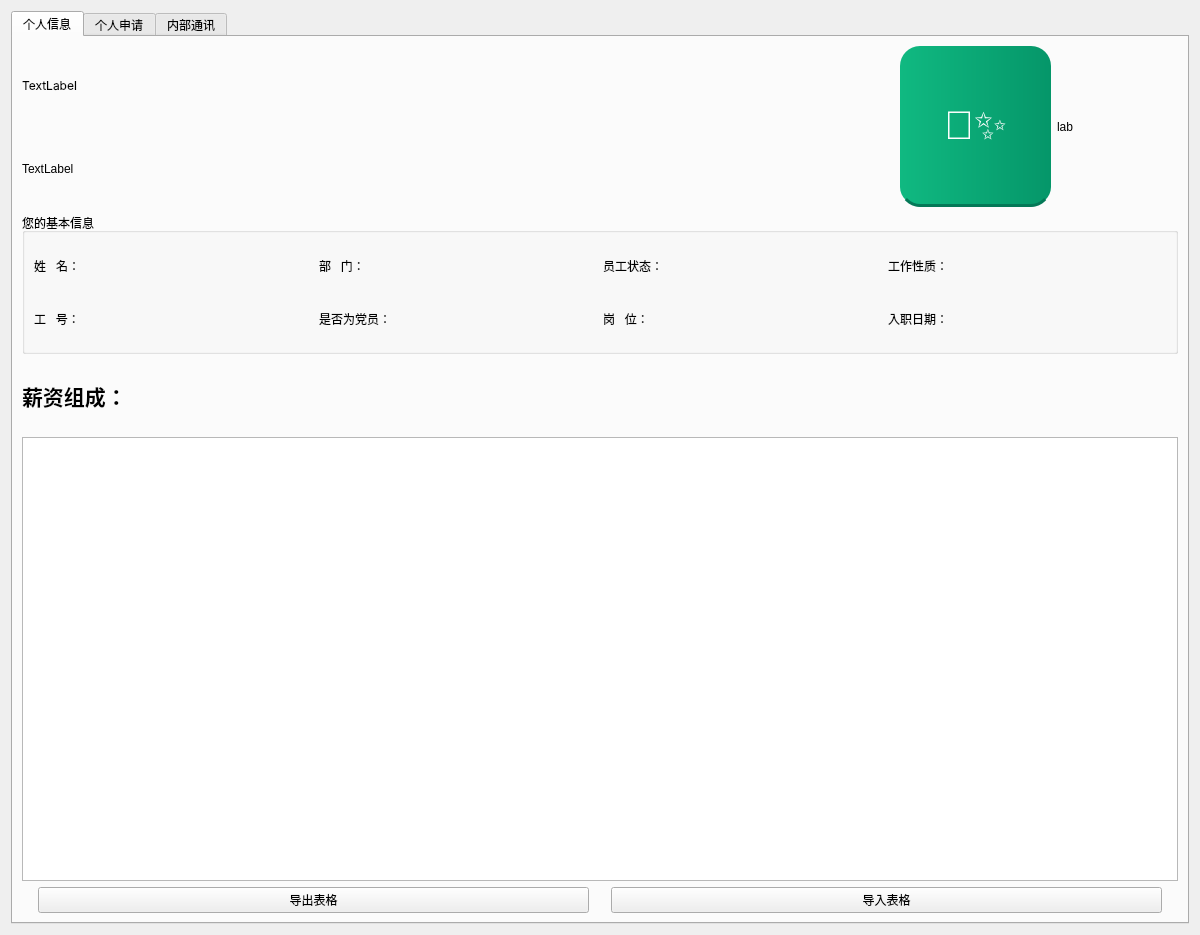
<?xml version="1.0" encoding="UTF-8"?>
<ui version="4.0">
 <class>HomePage</class>
 <widget class="QWidget" name="HomePage">
  <property name="windowModality">
   <enum>Qt::WindowModality::WindowModal</enum>
  </property>
  <property name="geometry">
   <rect>
    <x>0</x>
    <y>0</y>
    <width>1200</width>
    <height>935</height>
   </rect>
  </property>
  <property name="windowTitle">
   <string>个人中心</string>
  </property>
  <property name="styleSheet">
   <string notr="true"/>
  </property>
  <layout class="QGridLayout" name="gridLayout_6">
   <item row="0" column="0">
    <widget class="QTabWidget" name="tabWidget">
     <property name="minimumSize">
      <size>
       <width>1178</width>
       <height>913</height>
      </size>
     </property>
     <property name="styleSheet">
      <string notr="true"/>
     </property>
     <property name="currentIndex">
      <number>0</number>
     </property>
     <widget class="QWidget" name="tab">
      <attribute name="title">
       <string>个人信息</string>
      </attribute>
      <layout class="QGridLayout" name="gridLayout_2">
       <item row="0" column="0">
        <layout class="QVBoxLayout" name="verticalLayout_3">
         <item>
          <widget class="QLabel" name="labTime">
           <property name="minimumSize">
            <size>
             <width>0</width>
             <height>66</height>
            </size>
           </property>
           <property name="font">
            <font>
             <family>Inter</family>
             <fontweight>DemiBold</fontweight>
            </font>
           </property>
           <property name="text">
            <string>TextLabel</string>
           </property>
           <property name="alignment">
            <set>Qt::AlignmentFlag::AlignLeading|Qt::AlignmentFlag::AlignLeft|Qt::AlignmentFlag::AlignVCenter</set>
           </property>
          </widget>
         </item>
         <item>
          <widget class="QLabel" name="labWelcome">
           <property name="minimumSize">
            <size>
             <width>0</width>
             <height>66</height>
            </size>
           </property>
           <property name="text">
            <string>TextLabel</string>
           </property>
          </widget>
         </item>
        </layout>
       </item>
       <item row="0" column="1">
        <widget class="QPushButton" name="btnAiAssistant">
         <property name="minimumSize">
          <size>
           <width>151</width>
           <height>161</height>
          </size>
         </property>
         <property name="maximumSize">
          <size>
           <width>151</width>
           <height>161</height>
          </size>
         </property>
         <property name="font">
          <font>
           <pointsize>-1</pointsize>
           <bold>true</bold>
          </font>
         </property>
         <property name="styleSheet">
          <string notr="true">QPushButton {
    background-color: qlineargradient(spread:pad, x1:0, y1:0, x2:1, y2:0, stop:0 #10B981, stop:1 #059669); /* 渐变薄荷绿 */
    color: white;
    border: none;
    border-radius: 20px; /* 大圆角看起来更现代 */
    padding: 10px 20px;
    font-size: 40px;
    font-weight: bold;
    /* Qt 里模拟一点阴影感 */
    border-bottom: 3px solid #047857; 
}
QPushButton:hover {
    background-color: #059669;
    border-bottom: 3px solid #064E3B;
}
QPushButton:pressed {
    background-color: #047857;
    border-bottom: 1px solid #047857;
    margin-top: 2px; /* 按下时有下压反馈 */
}</string>
         </property>
         <property name="text">
          <string>🤖✨</string>
         </property>
         <property name="iconSize">
          <size>
           <width>70</width>
           <height>70</height>
          </size>
         </property>
        </widget>
       </item>
       <item row="0" column="2">
        <widget class="QLabel" name="staffImage">
         <property name="maximumSize">
          <size>
           <width>121</width>
           <height>141</height>
          </size>
         </property>
         <property name="text">
          <string>lab</string>
         </property>
         <property name="scaledContents">
          <bool>true</bool>
         </property>
        </widget>
       </item>
       <item row="1" column="0" colspan="3">
        <widget class="QGroupBox" name="groupBox">
         <property name="minimumSize">
          <size>
           <width>1109</width>
           <height>141</height>
          </size>
         </property>
         <property name="styleSheet">
          <string notr="true"/>
         </property>
         <property name="title">
          <string>您的基本信息</string>
         </property>
         <layout class="QGridLayout" name="gridLayout">
          <item row="0" column="0">
           <widget class="QLabel" name="labelName">
            <property name="font">
             <font>
              <family>Inter</family>
              <fontweight>DemiBold</fontweight>
             </font>
            </property>
            <property name="styleSheet">
             <string notr="true"/>
            </property>
            <property name="frameShadow">
             <enum>QFrame::Shadow::Raised</enum>
            </property>
            <property name="text">
             <string>姓   名：</string>
            </property>
            <property name="textFormat">
             <enum>Qt::TextFormat::AutoText</enum>
            </property>
           </widget>
          </item>
          <item row="0" column="2">
           <widget class="QLabel" name="labelEmployeeStatus">
            <property name="styleSheet">
             <string notr="true"/>
            </property>
            <property name="text">
             <string>员工状态：</string>
            </property>
           </widget>
          </item>
          <item row="0" column="3">
           <widget class="QLabel" name="labelWorkNature">
            <property name="styleSheet">
             <string notr="true"/>
            </property>
            <property name="text">
             <string>工作性质：</string>
            </property>
           </widget>
          </item>
          <item row="1" column="2">
           <widget class="QLabel" name="labelPosition">
            <property name="styleSheet">
             <string notr="true"/>
            </property>
            <property name="text">
             <string>岗   位：</string>
            </property>
           </widget>
          </item>
          <item row="1" column="3">
           <widget class="QLabel" name="labelJoinDate">
            <property name="font">
             <font>
              <family>Inter</family>
              <fontweight>DemiBold</fontweight>
             </font>
            </property>
            <property name="styleSheet">
             <string notr="true"/>
            </property>
            <property name="text">
             <string>入职日期：</string>
            </property>
           </widget>
          </item>
          <item row="0" column="1">
           <widget class="QLabel" name="labelDepartment">
            <property name="styleSheet">
             <string notr="true"/>
            </property>
            <property name="text">
             <string>部   门：</string>
            </property>
           </widget>
          </item>
          <item row="1" column="0">
           <widget class="QLabel" name="labelEmployeeID">
            <property name="styleSheet">
             <string notr="true"/>
            </property>
            <property name="text">
             <string>工   号：</string>
            </property>
           </widget>
          </item>
          <item row="1" column="1">
           <widget class="QLabel" name="labelIsPartyMember">
            <property name="styleSheet">
             <string notr="true"/>
            </property>
            <property name="text">
             <string>是否为党员：</string>
            </property>
           </widget>
          </item>
         </layout>
        </widget>
       </item>
       <item row="2" column="0" colspan="3">
        <layout class="QVBoxLayout" name="verticalLayout">
         <item>
          <widget class="QLabel" name="label">
           <property name="minimumSize">
            <size>
             <width>931</width>
             <height>71</height>
            </size>
           </property>
           <property name="maximumSize">
            <size>
             <width>931</width>
             <height>71</height>
            </size>
           </property>
           <property name="font">
            <font>
             <family>爱奇艺黑体</family>
             <pointsize>16</pointsize>
             <italic>false</italic>
             <bold>true</bold>
            </font>
           </property>
           <property name="styleSheet">
            <string notr="true">font: 700 16pt &quot;爱奇艺黑体&quot;;</string>
           </property>
           <property name="text">
            <string>薪资组成：</string>
           </property>
          </widget>
         </item>
         <item>
          <widget class="QTableView" name="tableView">
           <property name="maximumSize">
            <size>
             <width>16777215</width>
             <height>312313</height>
            </size>
           </property>
          </widget>
         </item>
        </layout>
       </item>
       <item row="3" column="0" colspan="3">
        <layout class="QHBoxLayout" name="horizontalLayout">
         <item>
          <widget class="QPushButton" name="btnToExcel">
           <property name="maximumSize">
            <size>
             <width>551</width>
             <height>39</height>
            </size>
           </property>
           <property name="styleSheet">
            <string notr="true"/>
           </property>
           <property name="text">
            <string>导出表格</string>
           </property>
          </widget>
         </item>
         <item>
          <widget class="QPushButton" name="btnFromExcel">
           <property name="maximumSize">
            <size>
             <width>551</width>
             <height>39</height>
            </size>
           </property>
           <property name="styleSheet">
            <string notr="true"/>
           </property>
           <property name="text">
            <string>导入表格</string>
           </property>
          </widget>
         </item>
        </layout>
       </item>
      </layout>
     </widget>
     <widget class="QWidget" name="tab_2">
      <attribute name="title">
       <string>个人申请</string>
      </attribute>
      <layout class="QVBoxLayout" name="verticalLayout_2">
       <item>
        <widget class="QGroupBox" name="groupBoxFinancial">
         <property name="styleSheet">
          <string notr="true">/* ------------------- 2. 结构与悬浮感：现代主义的进化 (Modernist Structure) ------------------- */
QGroupBox {
    /* 卡片使用纯白，与基底形成微妙的对比，营造悬浮感。*/
    background-color: #FFFFFF;
    /* 彻底抛弃边框，我们用现代的阴影效果来定义边界，更轻盈、更高级。*/
    border: none;
    border-radius: 8px;
    /* 这行是魔法：给卡片一个柔和的、几乎看不见的阴影。 */
    box-shadow: 0 1px 3px rgba(0, 0, 0, 0.1), 0 1px 2px rgba(0, 0, 0, 0.06);
    margin-top: 15px;
    padding: 20px; /* 为内容提供充足的呼吸空间 */
}
QGroupBox::title {
    subcontrol-origin: margin;
    subcontrol-position: top left;
    padding: 0 10px;
    margin-left: 10px;
    color: #374151;
    font-size: 16px;
    font-weight: 600; /* 使用字重600，比bold柔和，比normal挺拔 */
}
</string>
         </property>
         <property name="title">
          <string>财务申报</string>
         </property>
         <layout class="QGridLayout" name="gridLayout_4">
          <item row="0" column="0">
           <widget class="QLabel" name="labName">
            <property name="styleSheet">
             <string notr="true"/>
            </property>
            <property name="text">
             <string>申  报  人</string>
            </property>
           </widget>
          </item>
          <item row="0" column="1">
           <widget class="QLineEdit" name="lineEditName">
            <property name="styleSheet">
             <string notr="true"/>
            </property>
           </widget>
          </item>
          <item row="0" column="2" rowspan="2">
           <layout class="QVBoxLayout" name="verticalLayout_7">
            <item>
             <widget class="QToolButton" name="tbtnFinancial">
              <property name="minimumSize">
               <size>
                <width>211</width>
                <height>51</height>
               </size>
              </property>
              <property name="contextMenuPolicy">
               <enum>Qt::ContextMenuPolicy::DefaultContextMenu</enum>
              </property>
              <property name="layoutDirection">
               <enum>Qt::LayoutDirection::LeftToRight</enum>
              </property>
              <property name="text">
               <string>提交</string>
              </property>
              <property name="popupMode">
               <enum>QToolButton::ToolButtonPopupMode::DelayedPopup</enum>
              </property>
              <property name="toolButtonStyle">
               <enum>Qt::ToolButtonStyle::ToolButtonTextBesideIcon</enum>
              </property>
             </widget>
            </item>
            <item>
             <widget class="QLabel" name="labelFinancialNum">
              <property name="styleSheet">
               <string notr="true">QLabel {
    background-color: transparent; /* 透明背景 */
    color: #333333; /* 深灰色文字 */
    font-family: Arial, sans-serif;
    font-size: 14px;
    border: none; /* 无边框 */
    padding: 0; /* 无内边距 */
    margin: 0; /* 无外边距 */
}</string>
              </property>
              <property name="text">
               <string>我的申报次数：</string>
              </property>
             </widget>
            </item>
            <item>
             <widget class="QLabel" name="labFinancialPassNum">
              <property name="styleSheet">
               <string notr="true">QLabel {
    background-color: transparent; /* 透明背景 */
    color: #333333; /* 深灰色文字 */
    font-family: Arial, sans-serif;
    font-size: 14px;
    border: none; /* 无边框 */
    padding: 0; /* 无内边距 */
    margin: 0; /* 无外边距 */
}</string>
              </property>
              <property name="text">
               <string>通过次数：</string>
              </property>
             </widget>
            </item>
           </layout>
          </item>
          <item row="1" column="0">
           <widget class="QLabel" name="labContent">
            <property name="styleSheet">
             <string notr="true"/>
            </property>
            <property name="text">
             <string>申报内容</string>
            </property>
           </widget>
          </item>
          <item row="1" column="1">
           <widget class="QTextEdit" name="textEdit">
            <property name="styleSheet">
             <string notr="true"/>
            </property>
           </widget>
          </item>
         </layout>
        </widget>
       </item>
       <item>
        <widget class="QGroupBox" name="groupBoxVacation">
         <property name="styleSheet">
          <string notr="true">/* ------------------- 2. 结构与悬浮感：现代主义的进化 (Modernist Structure) ------------------- */
QGroupBox {
    /* 卡片使用纯白，与基底形成微妙的对比，营造悬浮感。*/
    background-color: #FFFFFF;
    /* 彻底抛弃边框，我们用现代的阴影效果来定义边界，更轻盈、更高级。*/
    border: none;
    border-radius: 8px;
    /* 这行是魔法：给卡片一个柔和的、几乎看不见的阴影。 */
    box-shadow: 0 1px 3px rgba(0, 0, 0, 0.1), 0 1px 2px rgba(0, 0, 0, 0.06);
    margin-top: 15px;
    padding: 20px; /* 为内容提供充足的呼吸空间 */
}
QGroupBox::title {
    subcontrol-origin: margin;
    subcontrol-position: top left;
    padding: 0 10px;
    margin-left: 10px;
    color: #374151;
    font-size: 16px;
    font-weight: 600; /* 使用字重600，比bold柔和，比normal挺拔 */
}
</string>
         </property>
         <property name="title">
          <string>休假申报</string>
         </property>
         <layout class="QGridLayout" name="gridLayout_3">
          <item row="0" column="0">
           <widget class="QLabel" name="labName_2">
            <property name="styleSheet">
             <string notr="true"/>
            </property>
            <property name="text">
             <string>申  报  人</string>
            </property>
           </widget>
          </item>
          <item row="0" column="1">
           <widget class="QLineEdit" name="lineEditName_2">
            <property name="styleSheet">
             <string notr="true"/>
            </property>
           </widget>
          </item>
          <item row="0" column="2" rowspan="2">
           <layout class="QVBoxLayout" name="verticalLayout_6">
            <item>
             <widget class="QToolButton" name="tbtnVacation">
              <property name="minimumSize">
               <size>
                <width>211</width>
                <height>51</height>
               </size>
              </property>
              <property name="layoutDirection">
               <enum>Qt::LayoutDirection::LeftToRight</enum>
              </property>
              <property name="styleSheet">
               <string notr="true">/* PushButton 样式 */
QPushButton {
    background-color: #d8cbf0;
    color: #5a4a7a;
    border: 1px solid #9c7fd0;
    border-radius: 4px;
    padding: 5px 12px;
    font-weight: 500;
}

QPushButton:hover {
    background-color: #e0d4f8;
    border-color: #8c6dc9;
}

QPushButton:pressed {
    background-color: #c9b8eb;
}

QPushButton:disabled {
    background-color: #e6e0f0;
    color: #a99bc0;
}</string>
              </property>
              <property name="text">
               <string>提交</string>
              </property>
              <property name="popupMode">
               <enum>QToolButton::ToolButtonPopupMode::DelayedPopup</enum>
              </property>
              <property name="toolButtonStyle">
               <enum>Qt::ToolButtonStyle::ToolButtonTextBesideIcon</enum>
              </property>
             </widget>
            </item>
            <item>
             <widget class="QLabel" name="labelVacationNum">
              <property name="styleSheet">
               <string notr="true">QLabel {
    background-color: transparent; /* 透明背景 */
    color: #333333; /* 深灰色文字 */
    font-family: Arial, sans-serif;
    font-size: 14px;
    border: none; /* 无边框 */
    padding: 0; /* 无内边距 */
    margin: 0; /* 无外边距 */
}</string>
              </property>
              <property name="text">
               <string>我的申报次数：</string>
              </property>
             </widget>
            </item>
            <item>
             <widget class="QLabel" name="labVacationPassNum">
              <property name="styleSheet">
               <string notr="true">QLabel {
    background-color: transparent; /* 透明背景 */
    color: #333333; /* 深灰色文字 */
    font-family: Arial, sans-serif;
    font-size: 14px;
    border: none; /* 无边框 */
    padding: 0; /* 无内边距 */
    margin: 0; /* 无外边距 */
}</string>
              </property>
              <property name="text">
               <string>通过次数：</string>
              </property>
             </widget>
            </item>
           </layout>
          </item>
          <item row="1" column="0">
           <widget class="QLabel" name="labContent_2">
            <property name="text">
             <string>申报内容</string>
            </property>
           </widget>
          </item>
          <item row="1" column="1">
           <widget class="QTextEdit" name="textEdit_2">
            <property name="styleSheet">
             <string notr="true"/>
            </property>
           </widget>
          </item>
         </layout>
        </widget>
       </item>
       <item>
        <widget class="QGroupBox" name="groupBoxProjection">
         <property name="styleSheet">
          <string notr="true">/* ------------------- 2. 结构与悬浮感：现代主义的进化 (Modernist Structure) ------------------- */
QGroupBox {
    /* 卡片使用纯白，与基底形成微妙的对比，营造悬浮感。*/
    background-color: #FFFFFF;
    /* 彻底抛弃边框，我们用现代的阴影效果来定义边界，更轻盈、更高级。*/
    border: none;
    border-radius: 8px;
    /* 这行是魔法：给卡片一个柔和的、几乎看不见的阴影。 */
    box-shadow: 0 1px 3px rgba(0, 0, 0, 0.1), 0 1px 2px rgba(0, 0, 0, 0.06);
    margin-top: 15px;
    padding: 20px; /* 为内容提供充足的呼吸空间 */
}
QGroupBox::title {
    subcontrol-origin: margin;
    subcontrol-position: top left;
    padding: 0 10px;
    margin-left: 10px;
    color: #374151;
    font-size: 16px;
    font-weight: 600; /* 使用字重600，比bold柔和，比normal挺拔 */
}
</string>
         </property>
         <property name="title">
          <string>立项申报</string>
         </property>
         <layout class="QGridLayout" name="gridLayout_5">
          <item row="0" column="0">
           <widget class="QLabel" name="labName_3">
            <property name="styleSheet">
             <string notr="true"/>
            </property>
            <property name="text">
             <string>申  报  人</string>
            </property>
           </widget>
          </item>
          <item row="0" column="1">
           <widget class="QLineEdit" name="lineEditName_3">
            <property name="styleSheet">
             <string notr="true"/>
            </property>
           </widget>
          </item>
          <item row="0" column="2" rowspan="2">
           <layout class="QVBoxLayout" name="verticalLayout_8">
            <item>
             <widget class="QToolButton" name="tbtnProjection">
              <property name="minimumSize">
               <size>
                <width>211</width>
                <height>51</height>
               </size>
              </property>
              <property name="layoutDirection">
               <enum>Qt::LayoutDirection::LeftToRight</enum>
              </property>
              <property name="styleSheet">
               <string notr="true">/* PushButton 样式 */
QPushButton {
    background-color: #d8cbf0;
    color: #5a4a7a;
    border: 1px solid #9c7fd0;
    border-radius: 4px;
    padding: 5px 12px;
    font-weight: 500;
}

QPushButton:hover {
    background-color: #e0d4f8;
    border-color: #8c6dc9;
}

QPushButton:pressed {
    background-color: #c9b8eb;
}

QPushButton:disabled {
    background-color: #e6e0f0;
    color: #a99bc0;
}</string>
              </property>
              <property name="text">
               <string>提交</string>
              </property>
              <property name="popupMode">
               <enum>QToolButton::ToolButtonPopupMode::DelayedPopup</enum>
              </property>
              <property name="toolButtonStyle">
               <enum>Qt::ToolButtonStyle::ToolButtonTextBesideIcon</enum>
              </property>
             </widget>
            </item>
            <item>
             <widget class="QLabel" name="labelProjectionNum">
              <property name="minimumSize">
               <size>
                <width>211</width>
                <height>0</height>
               </size>
              </property>
              <property name="styleSheet">
               <string notr="true">QLabel {
    background-color: transparent; /* 透明背景 */
    color: #333333; /* 深灰色文字 */
    font-family: Arial, sans-serif;
    font-size: 14px;
    border: none; /* 无边框 */
    padding: 0; /* 无内边距 */
    margin: 0; /* 无外边距 */
}</string>
              </property>
              <property name="text">
               <string>我的申报次数： </string>
              </property>
             </widget>
            </item>
            <item>
             <widget class="QLabel" name="labProjectionPassNum">
              <property name="minimumSize">
               <size>
                <width>211</width>
                <height>0</height>
               </size>
              </property>
              <property name="styleSheet">
               <string notr="true">QLabel {
    background-color: transparent; /* 透明背景 */
    color: #333333; /* 深灰色文字 */
    font-family: Arial, sans-serif;
    font-size: 14px;
    border: none; /* 无边框 */
    padding: 0; /* 无内边距 */
    margin: 0; /* 无外边距 */
}</string>
              </property>
              <property name="text">
               <string>通过次数：</string>
              </property>
             </widget>
            </item>
           </layout>
          </item>
          <item row="1" column="0">
           <widget class="QLabel" name="labContent_3">
            <property name="styleSheet">
             <string notr="true"/>
            </property>
            <property name="text">
             <string>申报内容</string>
            </property>
           </widget>
          </item>
          <item row="1" column="1">
           <widget class="QTextEdit" name="textEdit_3">
            <property name="styleSheet">
             <string notr="true"/>
            </property>
           </widget>
          </item>
         </layout>
        </widget>
       </item>
      </layout>
     </widget>
     <widget class="QWidget" name="tab_3">
      <attribute name="title">
       <string>内部通讯</string>
      </attribute>
      <layout class="QGridLayout" name="gridLayout_7">
       <item row="0" column="0">
        <widget class="QSplitter" name="splitter">
         <property name="orientation">
          <enum>Qt::Orientation::Horizontal</enum>
         </property>
         <widget class="QListWidget" name="listWidgetContacts">
          <property name="minimumSize">
           <size>
            <width>291</width>
            <height>611</height>
           </size>
          </property>
          <property name="maximumSize">
           <size>
            <width>16777215</width>
            <height>16777215</height>
           </size>
          </property>
         </widget>
         <widget class="QWidget" name="widgetChatPanel" native="true">
          <layout class="QVBoxLayout" name="verticalLayout_4">
           <item>
            <widget class="QLabel" name="labChatTarget">
             <property name="text">
              <string>请选择联系人</string>
             </property>
            </widget>
           </item>
           <item>
            <widget class="QTextBrowser" name="textBrowserChat"/>
           </item>
           <item>
            <widget class="QTextEdit" name="textEditMessage">
             <property name="maximumSize">
              <size>
               <width>16777215</width>
               <height>220</height>
              </size>
             </property>
            </widget>
           </item>
           <item>
            <widget class="QPushButton" name="btnSendMessage">
             <property name="text">
              <string>发送</string>
             </property>
            </widget>
           </item>
          </layout>
         </widget>
        </widget>
       </item>
      </layout>
     </widget>
    </widget>
   </item>
  </layout>
  <action name="actReimbursementApplication">
   <property name="text">
    <string>报销申请</string>
   </property>
   <property name="toolTip">
    <string>报销申请</string>
   </property>
   <property name="menuRole">
    <enum>QAction::MenuRole::NoRole</enum>
   </property>
  </action>
  <action name="actLoanApplication">
   <property name="text">
    <string>借款申请</string>
   </property>
   <property name="toolTip">
    <string>借款申请</string>
   </property>
   <property name="menuRole">
    <enum>QAction::MenuRole::NoRole</enum>
   </property>
  </action>
  <action name="actSalaryAdjustmentApplication">
   <property name="text">
    <string>薪酬调整申报</string>
   </property>
   <property name="toolTip">
    <string>薪酬调整申报</string>
   </property>
   <property name="menuRole">
    <enum>QAction::MenuRole::NoRole</enum>
   </property>
  </action>
 </widget>
 <resources/>
 <connections/>
</ui>
